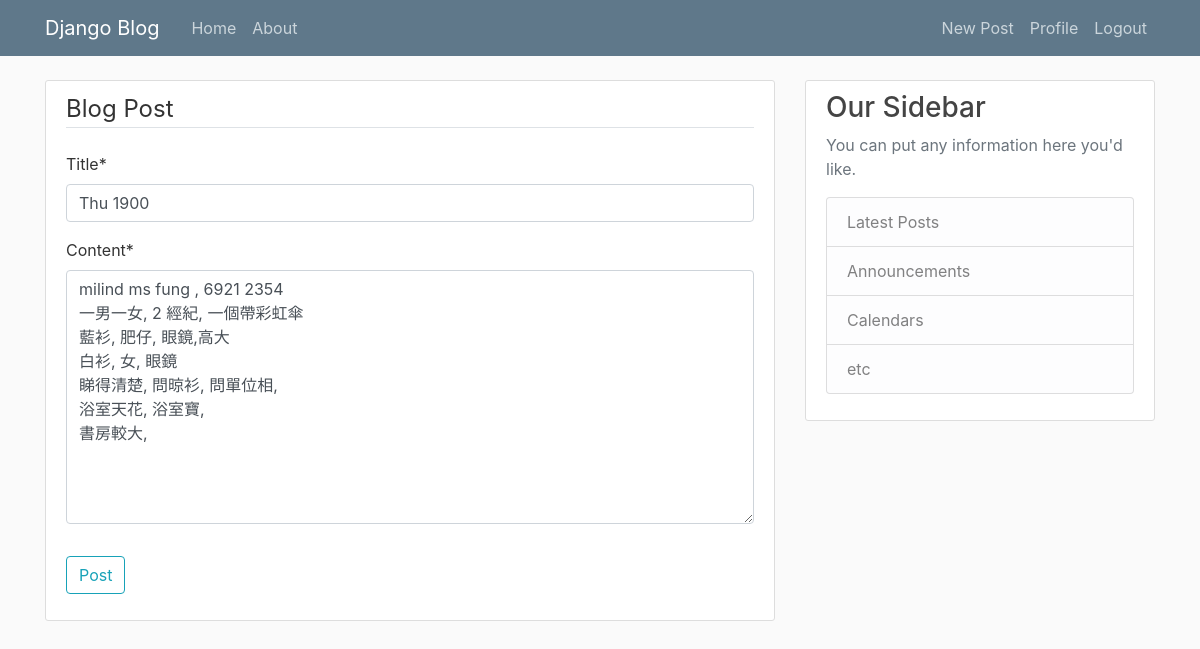
The page /post/4/update/ (signed in) on the database its author committed.
### blog/models.py (models this page shows, shortened)
class Post(models.Model):
	title = models.CharField(max_length=100)
	content = models.TextField()
	date_posted = models.DateTimeField(default=timezone.now)
	author = models.ForeignKey(User, on_delete=models.CASCADE)

### blog/views.py (the view, shortened to what this page needs)
# urls.py: path('post/<int:pk>/update/', PostUpdateView.as_view(), name='post-update'),
class PostUpdateView(LoginRequiredMixin, UserPassesTestMixin, UpdateView):
	model = Post
	fields = ['title','content']
	def test_func(self):
		post = self.get_object()
		if self.request.user == post.author:
			return True
		return False

### blog/templates/blog/post_form.html
{% extends 'blog/base.html' %}
{% load crispy_forms_tags %}
{% block content %}
	<div class="content-section">
		<form method="POST">{% csrf_token %}
			<fieldset class="form-group">
				<legend class="border-bottom mb-4">Blog Post</legend>
				{{ form|crispy }}
			</fieldset>
			<div class="form-group">
				<button class="btn btn-outline-info" type="submit">Post</button>
			</div>
		</form>
	</div>
{% endblock content %}

### blog/static/blog/main.css (style rules this page uses)
body { background: #fafafa; color: #333333; margin-top: 5rem; }
.content-section { background: #ffffff; padding: 10px 20px; border: 1px solid #dddddd; border-radius: 3px; margin-bottom: 20px; }

### rows shown on the page
Post: title "Thu 1900", content "milind ms fung , 6921 2354 一男一女, 2 經紀, 一個帶彩虹傘 藍衫, 肥仔, 眼鏡,高大 白衫, 女, 眼鏡 睇得清楚, 問晾衫, 問單位相, 浴室天花, 浴室寶, 書房較大,"
